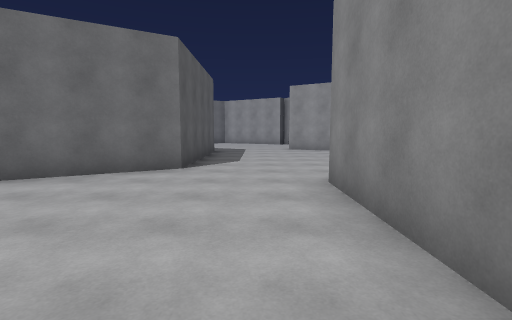
View 1 (above)

20 first-person views from a walk through a 3-D level made in the Unity game engine. The camera is 1.5 m above the floor, tilts 6° down and sees 85° across. The floor is counted in squares, 2 m on a side. Each view is taken from the middle of a square. On the plan, view 1 faces up. The plan holds only what a view shows up to about 10 squares ahead; the rest is blank. The place goes on beyond the plan.

View 2
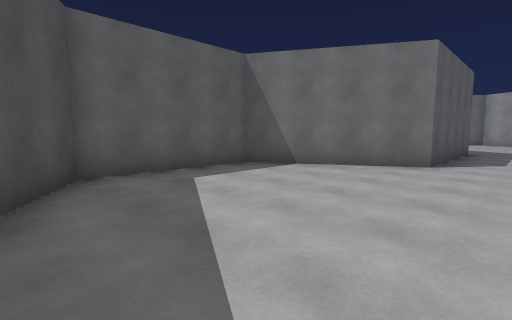

View 3
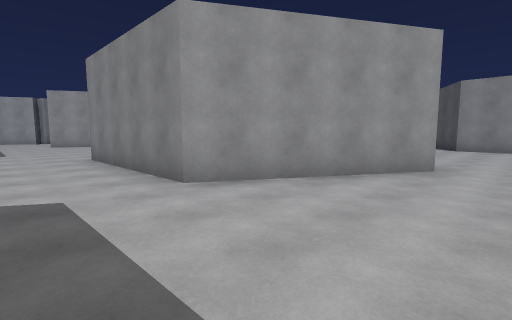

View 4
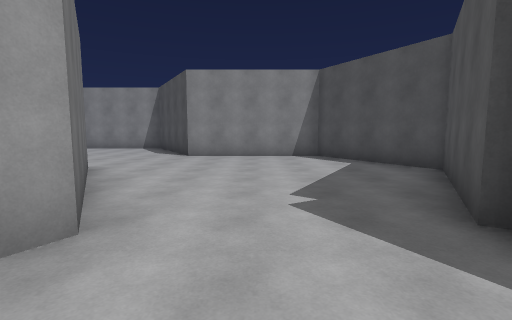

View 5
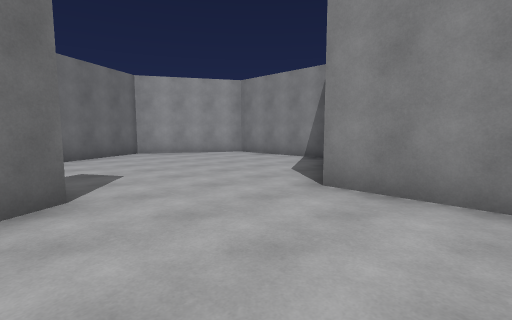

View 6
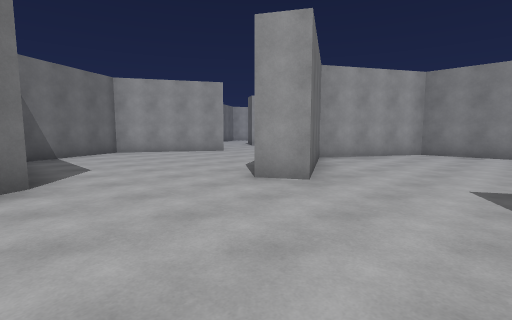

View 7
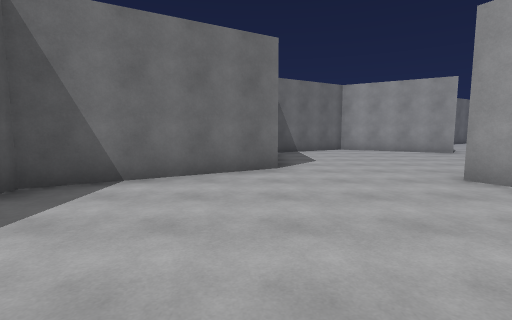

View 8
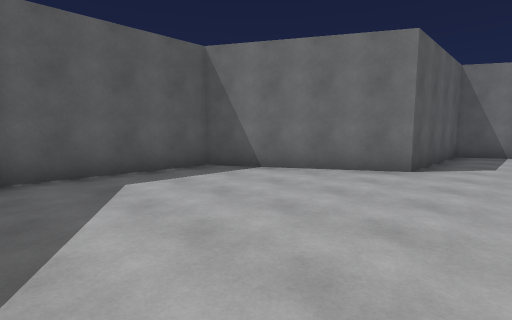

View 9
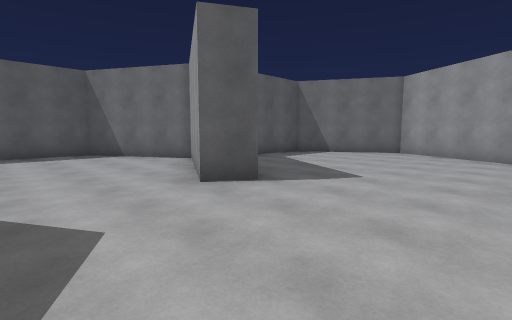

View 10
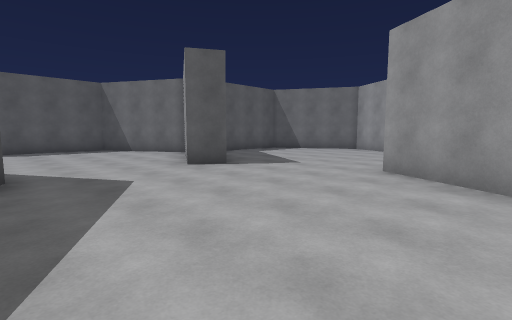

View 11
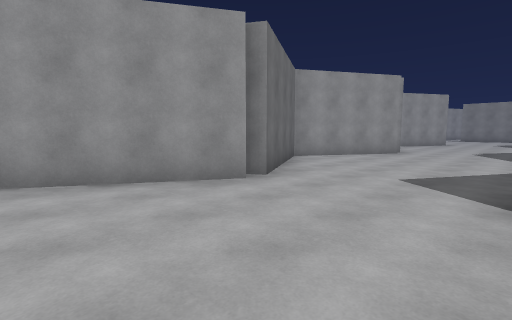

View 12
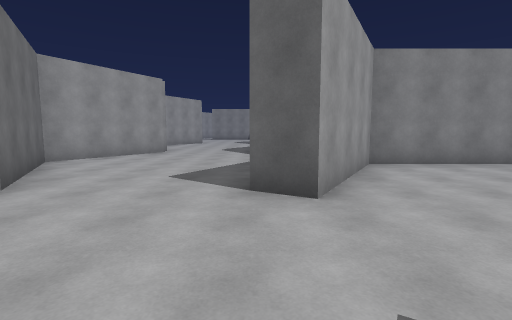

View 13
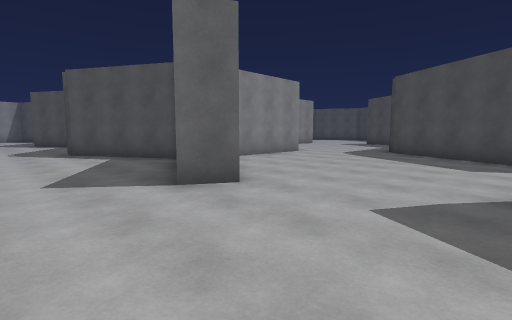

View 14
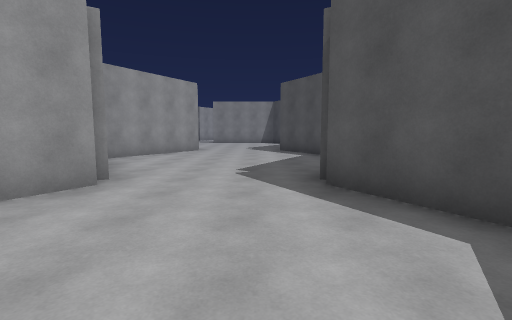

View 15
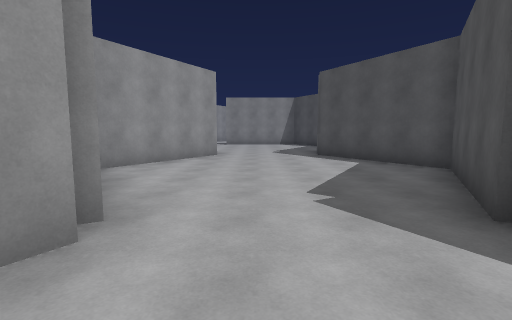

View 16
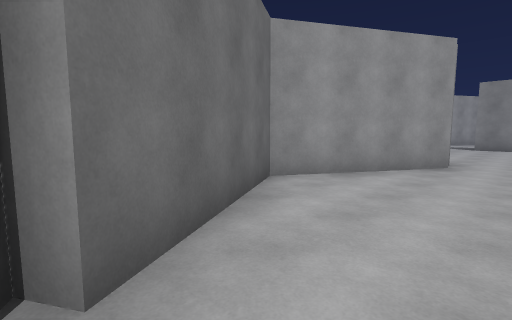

View 17
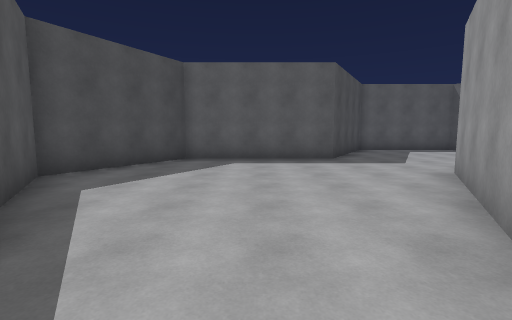

View 18
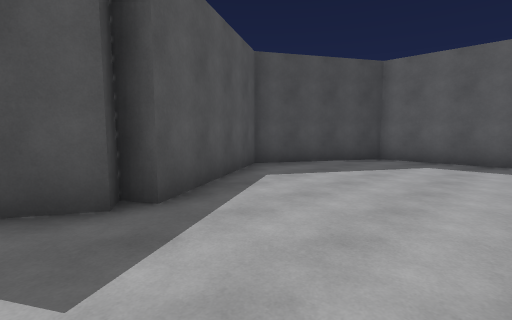

View 19
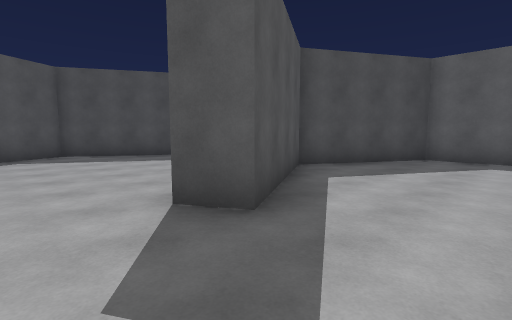

View 20
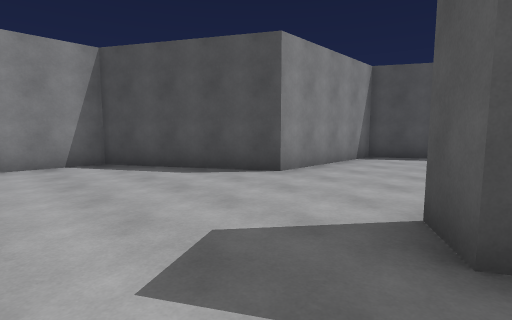

### Floor plan
Points are (right, up) in squares from view 1. A wall is a line through its corners. A room is listed if a view was taken in it or the views show most of it. See-through windows are left out.
Room 1 (view 1)
walls: (-1.5, 5.5) (-4.9, 3.5) (-4.9, 0) (-1.5, -1.9); (1.1, -0.5) (1.1, 4.1)
ways out: opening at (-0.5, -1.5) to room 2; opening at (-0.5, 4.5)
Room 2 (views 2, 3, 4, 5, 6, 7, 8, 9, 10, 11, 12, 13, 14, 15, 16, 17, 18, 19, 20)
walls: (11.7, 6.2) (15.5, 4.1); (12, 10.1) (11.6, 9.3) (8.3, 11.2) (5.4, 9.5) (5.4, 5.6) (1.9, 3.5) (1.9, 0) (5, -1.7) (8.2, 0.2) (8.6, -0.6) (5, -2.7) (1.1, -0.5); (18.2, 6) (18.2, 9.5) (15, 11.3) (15.5, 12.1); (18.7, 10.2) (22.1, 12.1) (25.5, 10.2) (28.7, 12); (15.5, 15.2) (15.2, 15.6); (8.8, 15.1) (8.8, 13.2); (21.9, 15.1) (18.6, 17.1) (15.2, 15.1) (11.8, 17) (9.5, 15.7); (-1.5, -1.9) (-1.5, -5.9) (1.5, -7.6) (4.7, -5.7) (5, -6.1) (5.2, -5.8) (8.3, -7.6) (11.3, -5.8) (11.3, -1.9) (14.7, 0.1) (14.7, 3.5) (11.7, 5.2) (8.6, 3.4) (8.1, 4.2); (28.7, 15.2) (25.4, 17.1) (22.3, 15.3) (22.1, 15.6)
ways out: opening at (-0.5, -1.5) to room 1; opening at (16.5, 4.5)

Positions as (right, up) in squares from view 1, and headings:
1: (0, 0), facing up
2: (0, -1), facing up-left
3: (-1, -4), facing up-right
4: (3, -4), facing right
5: (8, -4), facing up-right
6: (5, 1), facing up-right
7: (5, 0), facing up
8: (7, 0), facing up-left
9: (15, 7), facing up-left
10: (17, 6), facing up-left
11: (12, 12), facing up-right
12: (12, 12), facing right
13: (12, 14), facing down-right
14: (18, 13), facing right
15: (20, 14), facing right
16: (22, 14), facing up-right
17: (6, -4), facing left
18: (6, -3), facing down-left
19: (10, 2), facing down-left
20: (8, 2), facing down-right
